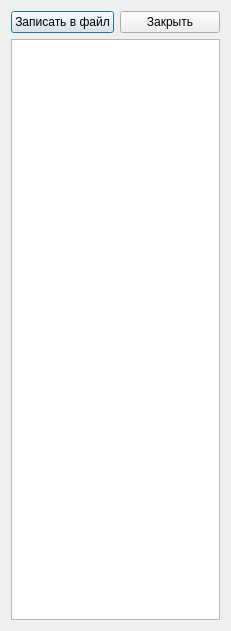
<?xml version="1.0" encoding="UTF-8"?>
<ui version="4.0">
 <class>VectParam</class>
 <widget class="QDialog" name="VectParam">
  <property name="geometry">
   <rect>
    <x>0</x>
    <y>0</y>
    <width>231</width>
    <height>631</height>
   </rect>
  </property>
  <property name="windowTitle">
   <string>Вектор необходимых параметров</string>
  </property>
  <layout class="QVBoxLayout" name="verticalLayout">
   <item>
    <layout class="QHBoxLayout" name="horizontalLayout">
     <item>
      <widget class="QPushButton" name="pushButton_2">
       <property name="text">
        <string>Записать в файл</string>
       </property>
      </widget>
     </item>
     <item>
      <widget class="QPushButton" name="pushButton">
       <property name="text">
        <string>Закрыть</string>
       </property>
      </widget>
     </item>
    </layout>
   </item>
   <item>
    <widget class="QTableWidget" name="tableWidget"/>
   </item>
  </layout>
 </widget>
 <resources/>
 <connections/>
</ui>
